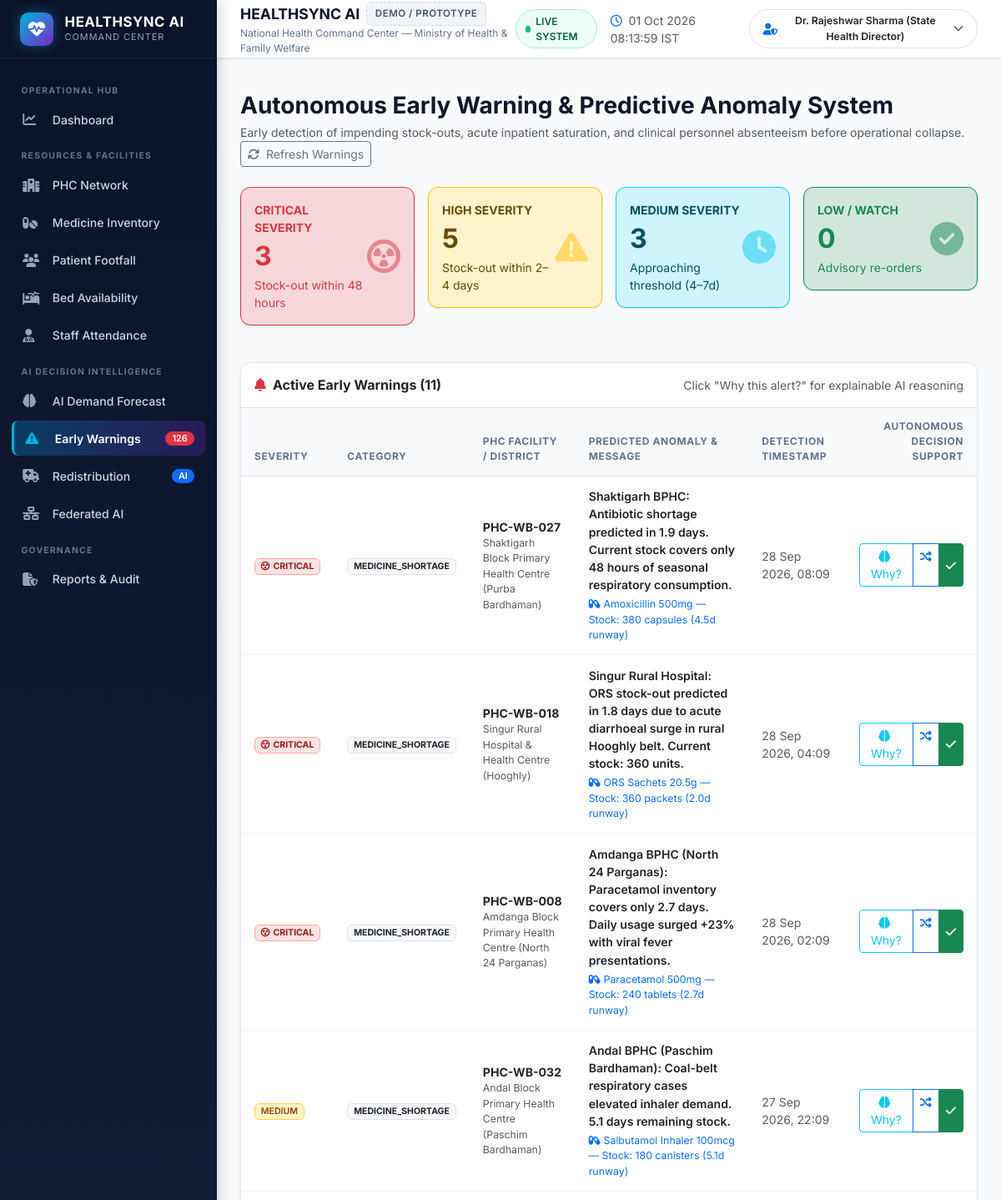
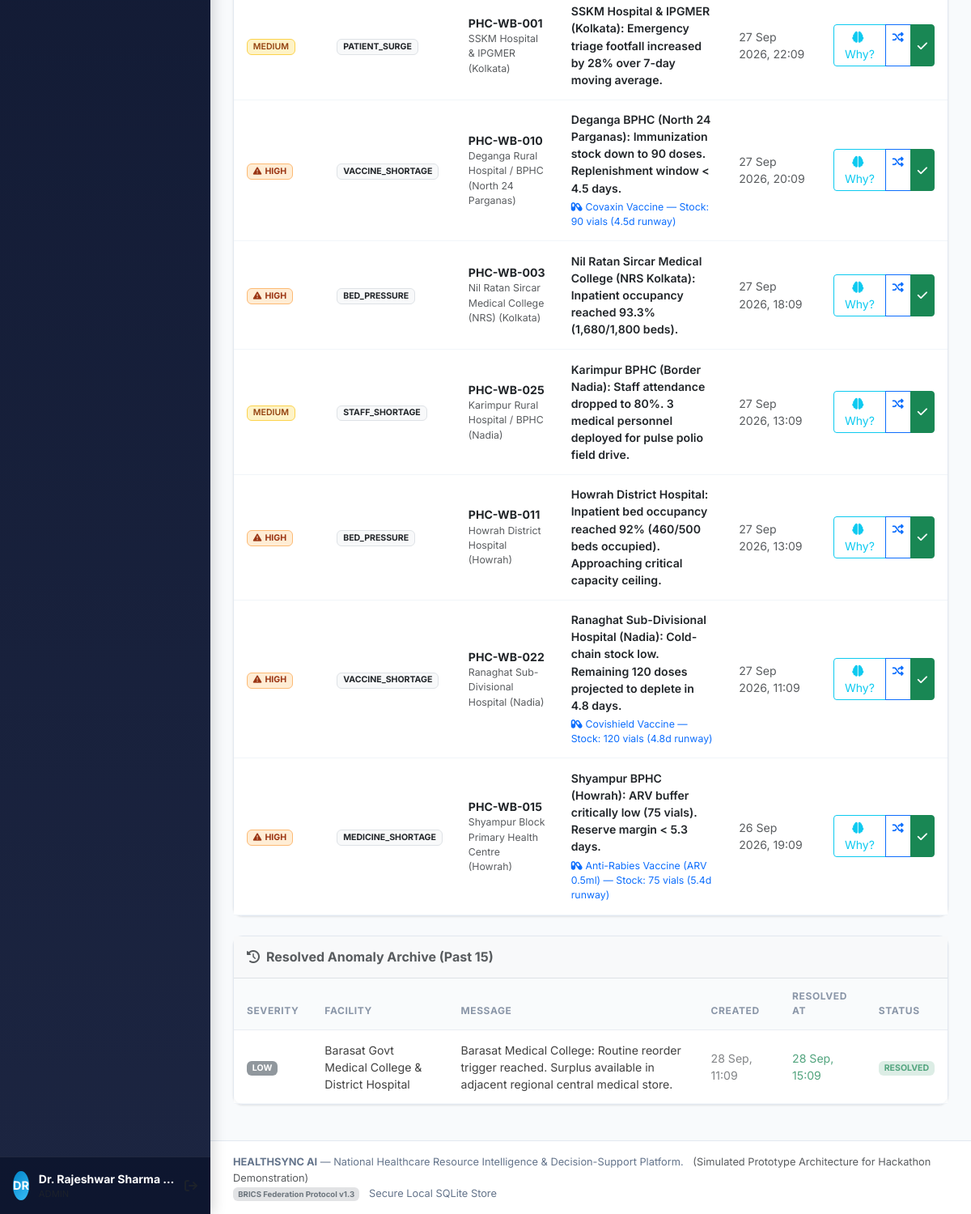
/alerts (signed in), run on the app's committed database (2 pictures, top to bottom).
### healthsync_ai/app/models.py (models this page shows, shortened)
class Alert(db.Model):
    __tablename__ = 'alerts'
    id = db.Column(db.Integer, primary_key=True)
    phc_id = db.Column(db.Integer, db.ForeignKey('phcs.id'), nullable=True)
    medicine_id = db.Column(db.Integer, db.ForeignKey('medicines.id'), nullable=True)
    alert_type = db.Column(db.String(50), nullable=False)  # MEDICINE_SHORTAGE, BED_PRESSURE, STAFF_SHORTAGE, PATIENT_SURGE, VACCINE_SHORTAGE
    severity = db.Column(db.String(20), nullable=False)  # LOW, MEDIUM, HIGH, CRITICAL
    message = db.Column(db.Text, nullable=False)
    status = db.Column(db.String(20), default='ACTIVE')  # ACTIVE, RESOLVED
    created_at = db.Column(db.DateTime, default=datetime.utcnow)
    resolved_at = db.Column(db.DateTime, nullable=True)

class PHC(db.Model):
    __tablename__ = 'phcs'
    id = db.Column(db.Integer, primary_key=True)
    phc_code = db.Column(db.String(20), unique=True, nullable=False, index=True)
    name = db.Column(db.String(120), nullable=False)
    district = db.Column(db.String(80), nullable=False, index=True)
    state = db.Column(db.String(80), default='West Bengal', nullable=False)
    total_beds = db.Column(db.Integer, default=20)
    occupied_beds = db.Column(db.Integer, default=12)
    staff_total = db.Column(db.Integer, default=12)
    staff_present = db.Column(db.Integer, default=11)
    patients_today = db.Column(db.Integer, default=120)
    status = db.Column(db.String(20), default='NORMAL')  # NORMAL, WATCH, WARNING, CRITICAL
    latitude = db.Column(db.Float, nullable=True)
    longitude = db.Column(db.Float, nullable=True)
    created_at = db.Column(db.DateTime, default=datetime.utcnow)
    usages = db.relationship('MedicineUsage', backref='phc', lazy=True, cascade='all, delete-orphan')
    patient_records = db.relationship('PatientFootfall', backref='phc', lazy=True, cascade='all, delete-orphan')
    bed_records = db.relationship('BedRecord', backref='phc', lazy=True, cascade='all, delete-orphan')
    staff_records = db.relationship('StaffAttendance', backref='phc', lazy=True, cascade='all, delete-orphan')
    alerts = db.relationship('Alert', backref='phc', lazy=True, cascade='all, delete-orphan')
    forecasts = db.relationship('Forecast', backref='phc', lazy=True, cascade='all, delete-orphan')

class Medicine(db.Model):
    __tablename__ = 'medicines'
    id = db.Column(db.Integer, primary_key=True)
    name = db.Column(db.String(120), nullable=False, index=True)
    category = db.Column(db.String(80), default='Essential')  # Analgesic, Antibiotic, Rehydration, Vaccine, etc.
    current_stock = db.Column(db.Integer, default=0)
    daily_usage = db.Column(db.Integer, default=10)
    minimum_stock = db.Column(db.Integer, default=100)
    unit = db.Column(db.String(20), default='units')  # tablets, vials, packets, doses
    expiry_date = db.Column(db.Date, nullable=True)
    status = db.Column(db.String(20), default='ADEQUATE')  # ADEQUATE, LOW, CRITICAL
    created_at = db.Column(db.DateTime, default=datetime.utcnow)
    updated_at = db.Column(db.DateTime, default=datetime.utcnow, onupdate=datetime.utcnow)
    usages = db.relationship('MedicineUsage', backref='medicine', lazy=True, cascade='all, delete-orphan')
    forecasts = db.relationship('Forecast', backref='medicine', lazy=True, cascade='all, delete-orphan')
    alerts = db.relationship('Alert', backref='medicine', lazy=True, cascade='all, delete-orphan')
    redistributions = db.relationship('Redistribution', backref='medicine', lazy=True)
    @property
    def stockout_days(self):
        if self.daily_usage and self.daily_usage > 0:
            return round(self.current_stock / float(self.daily_usage), 1)
        return 99.0

### healthsync_ai/app/routes/main.py (the view)
@main_bp.route('/alerts')
@login_required
def alerts_view():
    active_alerts = Alert.query.filter_by(status='ACTIVE').order_by(Alert.created_at.desc()).all()
    resolved_alerts = Alert.query.filter_by(status='RESOLVED').order_by(Alert.resolved_at.desc()).limit(15).all()
    critical_count = sum(1 for a in active_alerts if a.severity == 'CRITICAL')
    high_count = sum(1 for a in active_alerts if a.severity == 'HIGH')
    medium_count = sum(1 for a in active_alerts if a.severity == 'MEDIUM')
    low_count = sum(1 for a in active_alerts if a.severity == 'LOW')
    return render_template(
        'alerts.html',
        active_alerts=active_alerts,
        resolved_alerts=resolved_alerts,
        critical_count=critical_count,
        high_count=high_count,
        medium_count=medium_count,
        low_count=low_count
    )

### healthsync_ai/app/routes/auth.py (called while the page is built)
def login_required(f):
    @wraps(f)
    def decorated_function(*args, **kwargs):
        if 'user_id' not in session:
            if request.path.startswith('/api/'):
                return jsonify({'success': False, 'error': 'Authentication required. Please log in.'}), 401
            flash('Please log in to access the National Health Command Center.', 'warning')
            return redirect(url_for('auth.login', next=request.url))
        return f(*args, **kwargs)
    return decorated_function

### healthsync_ai/app/templates/alerts.html (shortened to what this page needs)
{% extends "base.html" %}
{% block content %}
<div class="d-flex flex-wrap justify-content-between align-items-center mb-4">
  <div>
    <h3 class="fw-bold text-navy mb-1">Autonomous Early Warning & Predictive Anomaly System</h3>
    <p class="text-muted small mb-0">Early detection of impending stock-outs, acute inpatient saturation, and clinical personnel absenteeism before operational collapse.</p>
  </div>
  <div class="d-flex gap-2">
    <button class="btn btn-sm btn-outline-secondary" onclick="window.location.reload()">
      <i class="fa-solid fa-arrows-rotate me-1"></i> Refresh Warnings
    </button>
  </div>
</div>
<div class="row g-3 mb-4">
  <div class="col-md-3 col-sm-6">
    <div class="command-card p-3 border-danger bg-danger-subtle d-flex align-items-center justify-content-between">
      <div>
        <div class="text-danger small fw-bold text-uppercase">Critical Severity</div>
        <div class="fs-2 fw-bold text-danger">{{ critical_count }}</div>
        <div class="small text-danger">Stock-out within 48 hours</div>
      </div>
      <i class="fa-solid fa-circle-radiation fs-1 text-danger opacity-50"></i>
    </div>
  </div>
  <div class="col-md-3 col-sm-6">
    <div class="command-card p-3 border-warning bg-warning-subtle d-flex align-items-center justify-content-between">
      <div>
        <div class="text-warning-emphasis small fw-bold text-uppercase">High Severity</div>
        <div class="fs-2 fw-bold text-warning-emphasis">{{ high_count }}</div>
        <div class="small text-warning-emphasis">Stock-out within 2–4 days</div>
      </div>
      <i class="fa-solid fa-triangle-exclamation fs-1 text-warning opacity-50"></i>
    </div>
  </div>
  <div class="col-md-3 col-sm-6">
    <div class="command-card p-3 border-info bg-info-subtle d-flex align-items-center justify-content-between">
      <div>
        <div class="text-info-emphasis small fw-bold text-uppercase">Medium Severity</div>
        <div class="fs-2 fw-bold text-info-emphasis">{{ medium_count }}</div>
        <div class="small text-info-emphasis">Approaching threshold (4–7d)</div>
      </div>
      <i class="fa-solid fa-clock fs-1 text-info opacity-50"></i>
    </div>
  </div>
  <div class="col-md-3 col-sm-6">
    <div class="command-card p-3 border-success bg-success-subtle d-flex align-items-center justify-content-between">
      <div>
        <div class="text-success small fw-bold text-uppercase">Low / Watch</div>
        <div class="fs-2 fw-bold text-success">{{ low_count }}</div>
        <div class="small text-success">Advisory re-orders</div>
      </div>
      <i class="fa-solid fa-circle-check fs-1 text-success opacity-50"></i>
    </div>
  </div>
</div>
<div class="command-card mb-4">
  <div class="p-3 border-bottom d-flex justify-content-between align-items-center">
    <div>
      <h6 class="fw-bold mb-0 text-dark"><i class="fa-solid fa-bell me-2 text-danger"></i>Active Early Warnings ({{ active_alerts|length }})</h6>
    </div>
    <div class="small text-muted">Click "Why this alert?" for explainable AI reasoning</div>
  </div>
  <div class="table-responsive">
    <table class="table table-custom mb-0" id="alertsTable">
      <thead>
        <tr>
          <th>Severity</th>
          <th>Category</th>
          <th>PHC Facility / District</th>
          <th>Predicted Anomaly & Message</th>
          <th>Detection Timestamp</th>
          <th class="text-end">Autonomous Decision Support</th>
        </tr>
      </thead>
      <tbody>
        {% for a in active_alerts %}
        <tr id="alertRow_{{ a.id }}">
          <td>
            {% if a.severity == 'CRITICAL' %}
              <span class="badge badge-critical"><i class="fa-solid fa-circle-radiation me-1"></i>CRITICAL</span>
            {% elif a.severity == 'HIGH' %}
              <span class="badge badge-high"><i class="fa-solid fa-triangle-exclamation me-1"></i>HIGH</span>
            {% elif a.severity == 'MEDIUM' %}
              <span class="badge badge-medium">MEDIUM</span>
            {% else %}
              <span class="badge badge-low">LOW</span>
            {% endif %}
          </td>
          <td>
            <span class="badge bg-light text-dark border">{{ a.alert_type }}</span>
          </td>
          <td>
            <div class="fw-bold text-dark">{{ a.phc.phc_code if a.phc else 'NATIONAL' }}</div>
            <div class="text-muted small">{{ a.phc.name if a.phc else 'Multi-District' }} ({{ a.phc.district if a.phc else 'Network' }})</div>
          </td>
          <td>
            <div class="fw-semibold text-dark">{{ a.message }}</div>
            {% if a.medicine %}
              <div class="small text-primary mt-1">
                <i class="fa-solid fa-capsules me-1"></i>{{ a.medicine.name }} — Stock: {{ a.medicine.current_stock }} {{ a.medicine.unit }} ({{ a.medicine.stockout_days }}d runway)
              </div>
            {% endif %}
          </td>
          <td class="small text-muted">
            {{ a.created_at.strftime('%d %b %Y, %H:%M') }}
          </td>
          <td class="text-end">
            <div class="btn-group btn-group-sm">
              <button class="btn btn-outline-info" onclick="showWhyModal('{{ a.phc.phc_code if a.phc else 'NAT' }}', '{{ a.severity }}', '{{ a.message | escape }}', '{{ a.medicine.name if a.medicine else '' }}', '{{ a.medicine.stockout_days if a.medicine else '' }}')">
                <i class="fa-solid fa-brain me-1"></i>Why?
              </button>
              <a href="{{ url_for('main.redistribution_view') }}" class="btn btn-outline-primary" title="Review Redistribution">
                <i class="fa-solid fa-shuffle"></i>
              </a>
              <button class="btn btn-success resolve-btn" onclick="resolveAlert({{ a.id }})" title="Resolve Alert">
                <i class="fa-solid fa-check"></i>
              </button>
            </div>
          </td>
        </tr>
        {% endfor %}
      </tbody>
    </table>
  </div>
</div>
<div class="command-card">
  <div class="p-3 border-bottom d-flex justify-content-between align-items-center bg-light">
    <h6 class="fw-bold mb-0 text-muted"><i class="fa-solid fa-clock-rotate-left me-2"></i>Resolved Anomaly Archive (Past 15)</h6>
  </div>
  <div class="table-responsive">
    <table class="table table-custom mb-0 opacity-75">
      <thead>
        <tr>
          <th>Severity</th>
          <th>Facility</th>
          <th>Message</th>
          <th>Created</th>
          <th>Resolved At</th>
          <th>Status</th>
        </tr>
      </thead>
      <tbody>
        {% for r in resolved_alerts %}
        <tr>
          <td><span class="badge bg-secondary">{{ r.severity }}</span></td>
          <td>{{ r.phc.name if r.phc else 'Network Hub' }}</td>
          <td>{{ r.message }}</td>
          <td class="small text-muted">{{ r.created_at.strftime('%d %b, %H:%M') }}</td>
          <td class="small text-success">{{ r.resolved_at.strftime('%d %b, %H:%M') if r.resolved_at else 'Resolved' }}</td>
          <td><span class="badge bg-success-subtle text-success">RESOLVED</span></td>
        </tr>
        {% endfor %}
      </tbody>
    </table>
  </div>
</div>
{% endblock %}

### healthsync_ai/app/static/css/style.css (style rules this page uses)
:root { --navy-dark: #0b132b; --navy-medium: #1c2541; --navy-light: #3a506b; --sidebar-width: 260px; --header-height: 70px; --primary-blue: #0284c7; --teal-accent: #00b4d8; --ai-purple: #7928ca; --ai-purple-light: #f3e8ff; --ai-glow: rgba(121, 40, 202, 0.25); --health-green: #10b981; --alert-red: #ef4444; --warning-amber: #f59e0b; --watch-orange: #f97316; --bg-surface: #f8fafc; --card-bg: #ffffff; --border-color: #e2e8f0; --text-primary: #0f172a; --text-muted: #64748b; --shadow-sm: 0 1px 3px rgba(0, 0, 0, 0.06), 0 1px 2px rgba(0, 0, 0, 0.04); --shadow-md: 0 4px 6px -1px rgba(0, 0, 0, 0.07), 0 2px 4px -1px rgba(0, 0, 0, 0.04); --shadow-lg: 0 10px 15px -3px rgba(0, 0, 0, 0.08), 0 4px 6px -2px rgba(0, 0, 0, 0.04); }
body { font-family: 'Inter', -apple-system, BlinkMacSystemFont, "Segoe UI", Roboto, "Helvetica Neue", Arial, sans-serif; background-color: var(--bg-surface); color: var(--text-primary); min-height: 100vh; margin: 0; overflow-x: hidden; }
.command-card { background: var(--card-bg); border: 1px solid var(--border-color); border-radius: 12px; box-shadow: var(--shadow-sm); transition: transform 0.2s ease, box-shadow 0.2s ease; margin-bottom: 1.25rem; }
.table-custom { width: 100%; margin-bottom: 0; vertical-align: middle; }
.table-custom th { font-size: 0.75rem; font-weight: 700; text-transform: uppercase; letter-spacing: 0.6px; color: var(--text-muted); background-color: #f8fafc; border-bottom: 1px solid var(--border-color); padding: 0.85rem 1rem; }
.table-custom td { padding: 0.85rem 1rem; border-bottom: 1px solid #f1f5f9; font-size: 0.88rem; }
.badge-critical { background-color: #fee2e2; color: #991b1b; border: 1px solid #fca5a5; font-weight: 700; }
.badge-high { background-color: #ffedd5; color: #9a3412; border: 1px solid #fdba74; font-weight: 700; }
.badge-medium { background-color: #fef3c7; color: #92400e; border: 1px solid #fcd34d; font-weight: 600; }

### data on the page
Alert: severity "CRITICAL" (drawn), alert_type "MEDICINE_SHORTAGE", phc "PHC-WB-027", phc "Shaktigarh Block Primary Health Centre", phc "Purba Bardhaman", message "Shaktigarh BPHC: Antibiotic shortage predicted in 1.9 days. Current stock covers only 48 hours of seasonal respiratory consumption.", medicine.name "Amoxicillin 500mg", medicine.current_stock "380", medicine.unit "capsules", medicine.stockout_days "4.5", created_at "28 Sep 2026, 08:09"
Alert: severity "CRITICAL" (drawn), alert_type "MEDICINE_SHORTAGE", phc "PHC-WB-018", phc "Singur Rural Hospital & Health Centre", phc "Hooghly", message "Singur Rural Hospital: ORS stock-out predicted in 1.8 days due to acute diarrhoeal surge in rural Hooghly belt. Current stock: 360 units.", medicine.name "ORS Sachets 20.5g", medicine.current_stock "360", medicine.unit "packets", medicine.stockout_days "2.0", created_at "28 Sep 2026, 04:09"
Alert: severity "CRITICAL" (drawn), alert_type "MEDICINE_SHORTAGE", phc "PHC-WB-008", phc "Amdanga Block Primary Health Centre", phc "North 24 Parganas", message "Amdanga BPHC (North 24 Parganas): Paracetamol inventory covers only 2.7 days. Daily usage surged +23% with viral fever presentations.", medicine.name "Paracetamol 500mg", medicine.current_stock "240", medicine.unit "tablets", medicine.stockout_days "2.7", created_at "28 Sep 2026, 02:09"
Alert: severity "MEDIUM", alert_type "MEDICINE_SHORTAGE", phc "PHC-WB-032", phc "Andal Block Primary Health Centre", phc "Paschim Bardhaman", message "Andal BPHC (Paschim Bardhaman): Coal-belt respiratory cases elevated inhaler demand. 5.1 days remaining stock.", medicine.name "Salbutamol Inhaler 100mcg", medicine.current_stock "180", medicine.unit "canisters", medicine.stockout_days "5.1", created_at "27 Sep 2026, 22:09"
Alert: severity "MEDIUM", alert_type "PATIENT_SURGE", phc "PHC-WB-001", phc "SSKM Hospital & IPGMER", phc "Kolkata", message "SSKM Hospital & IPGMER (Kolkata): Emergency triage footfall increased by 28% over 7-day moving average.", created_at "27 Sep 2026, 22:09"
Alert: severity "HIGH" (drawn), alert_type "VACCINE_SHORTAGE", phc "PHC-WB-010", phc "Deganga Rural Hospital / BPHC", phc "North 24 Parganas", message "Deganga BPHC (North 24 Parganas): Immunization stock down to 90 doses. Replenishment window < 4.5 days.", medicine.name "Covaxin Vaccine", medicine.current_stock "90", medicine.unit "vials", medicine.stockout_days "4.5", created_at "27 Sep 2026, 20:09"
Alert: severity "HIGH" (drawn), alert_type "BED_PRESSURE", phc "PHC-WB-003", phc "Nil Ratan Sircar Medical College (NRS)", phc "Kolkata", message "Nil Ratan Sircar Medical College (NRS Kolkata): Inpatient occupancy reached 93.3% (1,680/1,800 beds).", created_at "27 Sep 2026, 18:09"
Alert: severity "MEDIUM", alert_type "STAFF_SHORTAGE", phc "PHC-WB-025", phc "Karimpur Rural Hospital / BPHC", phc "Nadia", message "Karimpur BPHC (Border Nadia): Staff attendance dropped to 80%. 3 medical personnel deployed for pulse polio field drive.", created_at "27 Sep 2026, 13:09"
Alert: severity "HIGH" (drawn), alert_type "BED_PRESSURE", phc "PHC-WB-011", phc "Howrah District Hospital", phc "Howrah", message "Howrah District Hospital: Inpatient bed occupancy reached 92% (460/500 beds occupied). Approaching critical capacity ceiling.", created_at "27 Sep 2026, 13:09"
Alert: severity "HIGH" (drawn), alert_type "VACCINE_SHORTAGE", phc "PHC-WB-022", phc "Ranaghat Sub-Divisional Hospital", phc "Nadia", message "Ranaghat Sub-Divisional Hospital (Nadia): Cold-chain stock low. Remaining 120 doses projected to deplete in 4.8 days.", medicine.name "Covishield Vaccine", medicine.current_stock "120", medicine.unit "vials", medicine.stockout_days "4.8", created_at "27 Sep 2026, 11:09"
Alert: severity "HIGH" (drawn), alert_type "MEDICINE_SHORTAGE", phc "PHC-WB-015", phc "Shyampur Block Primary Health Centre", phc "Howrah", message "Shyampur BPHC (Howrah): ARV buffer critically low (75 vials). Reserve margin < 5.3 days.", medicine.name "Anti-Rabies Vaccine (ARV 0.5ml)", medicine.current_stock "75", medicine.unit "vials", medicine.stockout_days "5.4", created_at "26 Sep 2026, 19:09"
Alert: severity "LOW", phc "Barasat Govt Medical College & District Hospital", message "Barasat Medical College: Routine reorder trigger reached. Surplus available in adjacent regional central medical store.", created_at "28 Sep, 11:09", resolved_at "28 Sep, 15:09"

### other printed values
{{ current_user_name[:2].upper() }} "DR"
{{ current_user_name }} "Dr. Rajeshwar Sharma…"
{{ current_user_name }} "Dr. Rajeshwar Sharma (State Health Director)"
{{ critical_count }} "3"
{{ high_count }} "5"
{{ medium_count }} "3"
{{ low_count }} "0"
{{ active_alerts|length }} "11"
